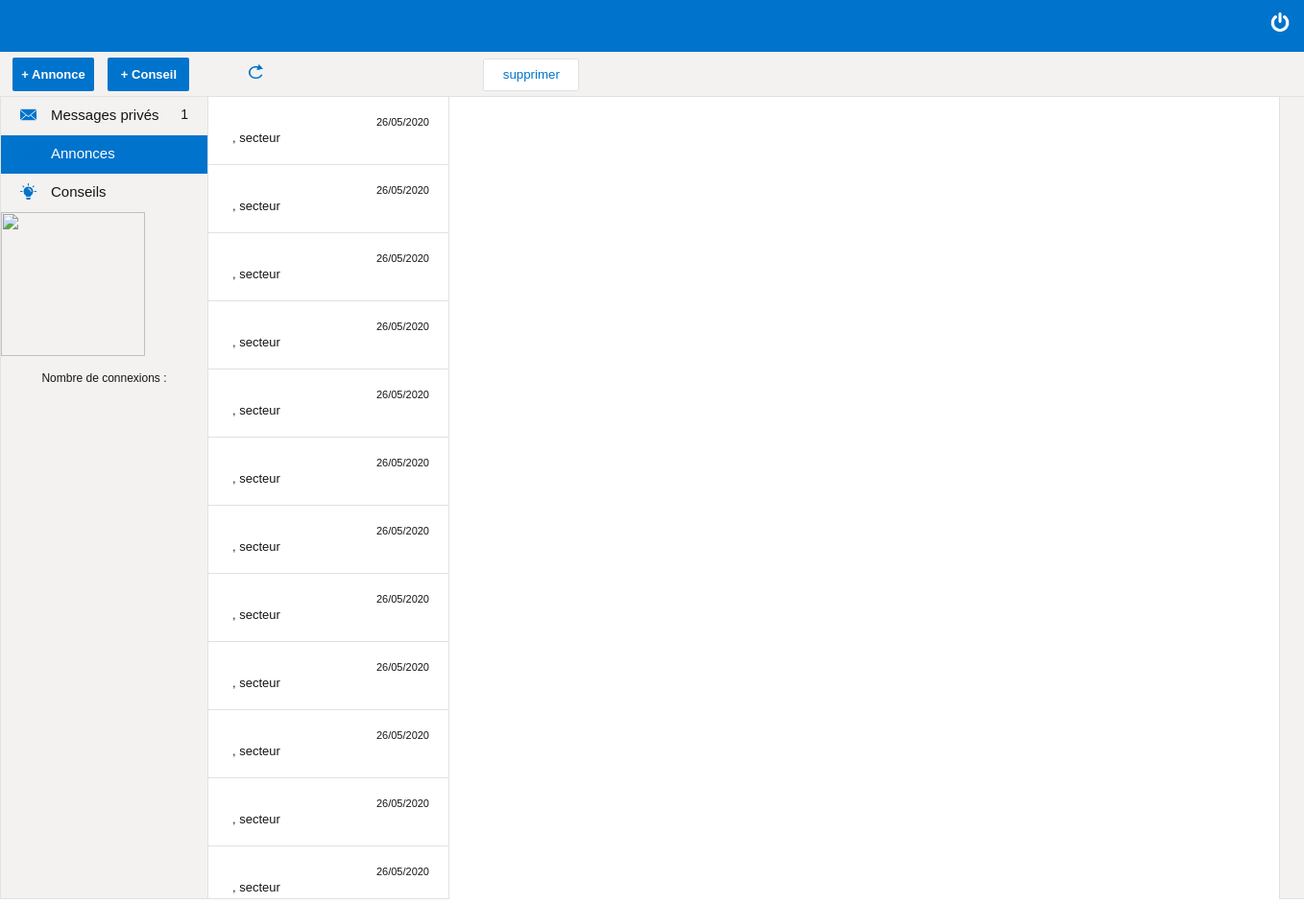
The page /Serveur/web/force/demandes.php?e=annonce&m=none on the database its author committed.
### tables this page shows
CREATE TABLE `Annonce` (
  `idAnnonce` int(255) UNSIGNED NOT NULL,
  `created_at` datetime NOT NULL DEFAULT CURRENT_TIMESTAMP,
  `objet` varchar(255) NOT NULL,
  `texte` text NOT NULL,
  `ouvert` tinyint(1) NOT NULL DEFAULT '0',
  `nbDestinataire` int(255) NOT NULL
);

### Serveur/web/script/chargerInfos.php (called while the page is built, shortened)
<?php
if ($_SESSION['chambre'] == 'CCI' or $_SESSION['chambre'] == 'CA' or $_SESSION['chambre'] == 'CMA') {
    $categorie = array(
        'EN_COURS',
        'VALIDE',
        'REFUSE'
    );
    foreach ($categorie as $cat) {
        $_SESSION[$cat] = null;
        $requete = $bdd->prepare('SELECT * FROM Utilisateur WHERE demande = ? AND chambre = ? ORDER BY created_at DESC');
        $requete->execute(array(
            $cat,
            $_SESSION['chambre']
        ));
        while ($resultat = $requete->fetch()) {
            $_SESSION[$cat][] = $resultat;
        }
    }
}
else {
    $categorie = array(
        'ANNONCE',
        'CONSEIL',
    );
    foreach ($categorie as $cat) {
        switch ($cat) {
            case 'ANNONCE':
                $requete = $bdd->query('SELECT * FROM `Annonce` ORDER BY created_at DESC');
            break;
            case 'CONSEIL':
                $requete = $bdd->query('SELECT * FROM Conseil ORDER BY created_at DESC');
            break;
        }
    }
}
?>

### Serveur/web/chambre/page/listeOngletsChambre.php (the view)
<?php
if (!empty($_SESSION[$onglet])) {
    $nb = 0;
    if (isset($_SESSION[$onglet]))
        $nb = count($_SESSION[$onglet]);
    for ($i = 0; $i < $nb; $i++) {
        $affiche               = $_SESSION[$onglet][$i];
        $msgOuvert             = $_SESSION[$onglet][$i]['ouvert'];
        $dateSQL               = substr($affiche['created_at'], 0, 10);
        $reverseDate           = implode('/', array_reverse(explode('-', $dateSQL)));
        $date                  = "<time id='date-reception'>" . $reverseDate . "</time>";
        $nomPrenom             = $affiche['nomUtilisateur'] . ' ' . $affiche['prenomUtilisateur'];
        $onglet_affiche        = $date . '<h9>' . trunc($nomPrenom, 17) . '</h9>' . '<td>' . '<br/>' . trunc($affiche['nomSociete'], 19) . ', ' . 'secteur ' . $affiche['secteur'];
        $onglet_affiche_clique = $date . '<h10>' . trunc($nomPrenom, 17) . '</h10>' . '<td>' . '<br/>' . trunc($affiche['nomSociete'], 19) . ', ' . 'secteur ' . $affiche['secteur'];
        if ($_GET['m'] != 'none') {
            switch ($_GET['e']) {
                case 'attente':
                    attenteNonLu($_GET['m']);
                    break;
                case 'accepte':
                    valideNonLu($_GET['m']);
                    break;
                case 'refuse':
                    refuseNonLu($_GET['m']);
                    break;
            }
            if ($msgOuvert == 0) {
                if ($i == $_GET['m']) {
                    echo " <div class='onglet-msg-selected' onclick=window.location.href='demandes.php?e=" . $lien . "&m=" . $i . "'" . ">$onglet_affiche_clique</div> ";
                } else {
                    echo " <div class='onglet-non-lu' onclick=window.location.href='demandes.php?e=" . $lien . "&m=" . $i . "'" . ">$onglet_affiche</div> ";
                }
            } else {
                if ($i == $_GET['m']) {
                    echo " <div class='onglet-msg-selected' onclick=window.location.href='demandes.php?e=" . $lien . "&m=" . $i . "'" . ">$onglet_affiche_clique</div> ";
                } else {
                    echo " <div class='onglet-msg' onclick=window.location.href='demandes.php?e=" . $lien . "&m=" . $i . "'" . ">$onglet_affiche</div> ";
                }
            }
        } else {
            if ($msgOuvert == 0) {
                echo " <div class='onglet-non-lu' onclick=window.location.href='demandes.php?e=" . $lien . "&m=" . $i . "'" . ">$onglet_affiche</div> ";
            } else {
                echo " <div class='onglet-msg' onclick=window.location.href='demandes.php?e=" . $lien . "&m=" . $i . "'" . ">$onglet_affiche</div> ";
            }
        }
    }
}
?>

### Serveur/web/force/demandes.php (shortened to what this page needs)
<!DOCTYPE html>
<html>
  <head>
    <link rel="stylesheet" href="../style.css" />
  </head>
  <body>
    <?php include("page/headerForce.php"); ?>
    <?php switch ($_GET['e']) {
        case 'annonce' :
            include("annonce.php");
        break;
    } ?>
  </body>
</html>

### Serveur/web/force/page/headerForce.php (shortened to what this page needs)
<header>
  <p class="disconnect"><img src="../images/disconnect.png" width="20px" height="20px" onclick="window.location.href='../connexion/choix-chambre.php'" ; /></p>
</header>

### Serveur/web/force/annonce.php
<?php include("../script/chargerInfos.php");?>
<div id="barre-actions">
  <input type="button" class="new-annonce" value="+ Annonce" onclick="window.location.href='demandes.php?e=new_annonce'" />
  <input type="button" class="new-conseil" value="+ Conseil" onclick="window.location.href='demandes.php?e=new_conseil'" />
  <img class="refresh-rapide" src="../images/refresh.png" onclick="window.location.href='demandes.php?e=annonce&m=none'" />
  <input class="actions" type="button" value="supprimer" onclick="window.location.href='../script/gestionBoutons.php?e=annonce&m=<?php echo $_GET['m'] ?>&b=supprimer'" />
</div>
<div id="deco-droite"></div>
<?php include("page/navForce.php"); ?>
<?php include("../script/afficherInfos.php"); ?>

### Serveur/web/force/page/navForce.php (shortened to what this page needs)
<?php
switch ($_GET['e']) {
    case 'annonce':
        $onglet_prive     = "onglets";
        $onglet_annonce   = "onglet-selected";
        $onglet_conseil   = "onglets";
    break;
}
function nbNewMessage() {
    include ("../script/connexionBDD.php");
    $nbNewMsg   = 0;
    $reqNewMsg  = $bdd->query('SELECT idDernierMessage FROM FilDeDiscussion');
    while ($fil = $reqNewMsg->fetch()) {
        $reqNew = $bdd->prepare('SELECT idMessagePrive FROM MessagePrive WHERE ouvert = 0 AND idMessagePrive = ?');
        $reqNew->execute(array($fil['idDernierMessage']));
        $res = $reqNew->fetch();
        if (!empty($res['idMessagePrive'])) {
            $nbNewMsg++;
        }
    }
    if ($nbNewMsg != 0) {
        echo $nbNewMsg;
    } else {
        echo '';
    }
}
?>
<nav id="nav-gauche">
  <div class=<?= $onglet_prive; ?> onclick=window.location.href='../force/demandes.php?e=prive&m=none' >
    <img class="img-nav" src="../images/received.png" />Messages privés
    <p class="number-msg"><?php nbNewMessage(); ?></p>
  </div>
  <div class=<?= $onglet_annonce; ?> onclick=window.location.href='../force/demandes.php?e=annonce&m=none' >
    <img class="img-nav" src="../images/annonce.png" />Annonces
  </div>
  <div class=<?= $onglet_conseil; ?> onclick=window.location.href='../force/demandes.php?e=conseil&m=none' >
    <img class="img-nav" src="../images/conseil.png" />Conseils
  </div>
  <img src=<?= $_SESSION['logoChambre']; ?> class="logo" width="150px" height="150px"/>
  <p style='font-size:12px; text-align : center'>Nombre de connexions : <?= $_SESSION['nbConnexion']?></p>
</nav>

### Serveur/web/script/afficherInfos.php (shortened to what this page needs)
<?php
switch ($_GET['e']) {
    case 'annonce':
        $onglet = "ANNONCE";
        $lien   = 'annonce';
    break;
}
?>
<section id="pan-content">
  <nav id="pan-reception">
    <?php
    if($_SESSION['chambre'] == 'G' OR $_SESSION['chambre'] == 'P'){
        include "../force/page/listeOngletsForce.php";
    }
    else {
        include "../chambre/page/listeOngletsChambre.php";
    }
    ?>
  </nav>
</section>

### Serveur/web/style.css (style rules this page uses)
* { font-family: Arial; }
html, body { min-width: 1348px; min-height: 720px; margin: 0; padding: 0; background-color: white; }
header { height: 42px; padding-top: 2px; padding-bottom: 15px; margin-top: -5px; background-color: #0073CC; text-align: right; }
body { background-color: white; color: #151515; overflow: auto; }
.disconnect { float: right; color: white; margin-left: 15px; margin-right: 15px; cursor: pointer; }
#barre-actions { width: auto; height: 40px; background-color: #F3F2F1; border-bottom: 1px solid #E1E1E1; padding: 3px; }
.new-annonce, .new-conseil { font-size: 13px; font-weight: bold; width: 85px; height: 35px; color: white; background-color: #0073CC; border: 0px; border-radius: 2px 2px 2px; cursor: pointer; margin-top: 3px; margin-bottom: 0px; margin-left: 10px; }
.new-conseil { margin-right: -23px; }
.refresh-rapide { width: 15px; height: 15px; cursor: pointer; margin-left: 80px; margin-right: 175px; }
.actions { width: 100px; height: 34px; background-color: white; color: #0073CC; border: 1px solid #E1E1E1; border-radius: 2px 2px 2px; cursor: pointer; margin-left: 50px; }
#deco-droite { float: right; width: 25px; height: 835px; min-height: 784px; background-color: #F3F2F1; border: 1px solid #E1E1E1; border-right: 0px; margin-top: -1px; }
#nav-gauche { float: left; width: 215px; height: 835px; background-color: #F3F2F1; border: 1px solid #E1E1E1; margin-top: -1px; }
.img-nav { width: 17px; height: 17px; margin-bottom: -3px; margin-left: -35px; margin-right: 15px; }
.onglets, .onglet-selected { font-size: 15px; width: auto; height: 30px; color: #151515; background-color: #F3F2F1; cursor: pointer; padding-left: 55px; padding-top: 10px; }
.onglet-selected { color: white; background-color: #0073CC; }
.number-msg { font-size: 14px; float: right; margin: 0px; padding-right: 20px; }
#pan-content { width: auto; min-width: 857px; min-height: 785px; margin-bottom: 0px; margin-left: 217px; padding-left: 0px; }
#pan-reception { float: left; width: 250px; height: 835px; min-height: 784px; background-color: #FAF9F8; border-bottom: 1px solid #E1E1E1; border-right: 1px solid #E1E1E1; margin-top: 0px; margin-bottom: 0px; overflow: auto; }
.onglet-msg, .onglet-msg-selected, .onglet-non-lu { width: auto; height: 15px; background-color: white; border-bottom: 1px solid #E1E1E1; font-size: 13px; padding: 20px; padding-left: 25px; padding-bottom: 35px; cursor: pointer; }
#date-reception { float: right; font-size: 11px; }

### rows shown on the page
annonce: created_at "26/05/2020"
annonce: created_at "26/05/2020"
annonce: created_at "26/05/2020"
annonce: created_at "26/05/2020"
annonce: created_at "26/05/2020"
annonce: created_at "26/05/2020"
annonce: created_at "26/05/2020"
annonce: created_at "26/05/2020"
annonce: created_at "26/05/2020"
annonce: created_at "26/05/2020"
annonce: created_at "26/05/2020"
annonce: created_at "26/05/2020"

### other values the page prints
$nbNewMsg "1"
